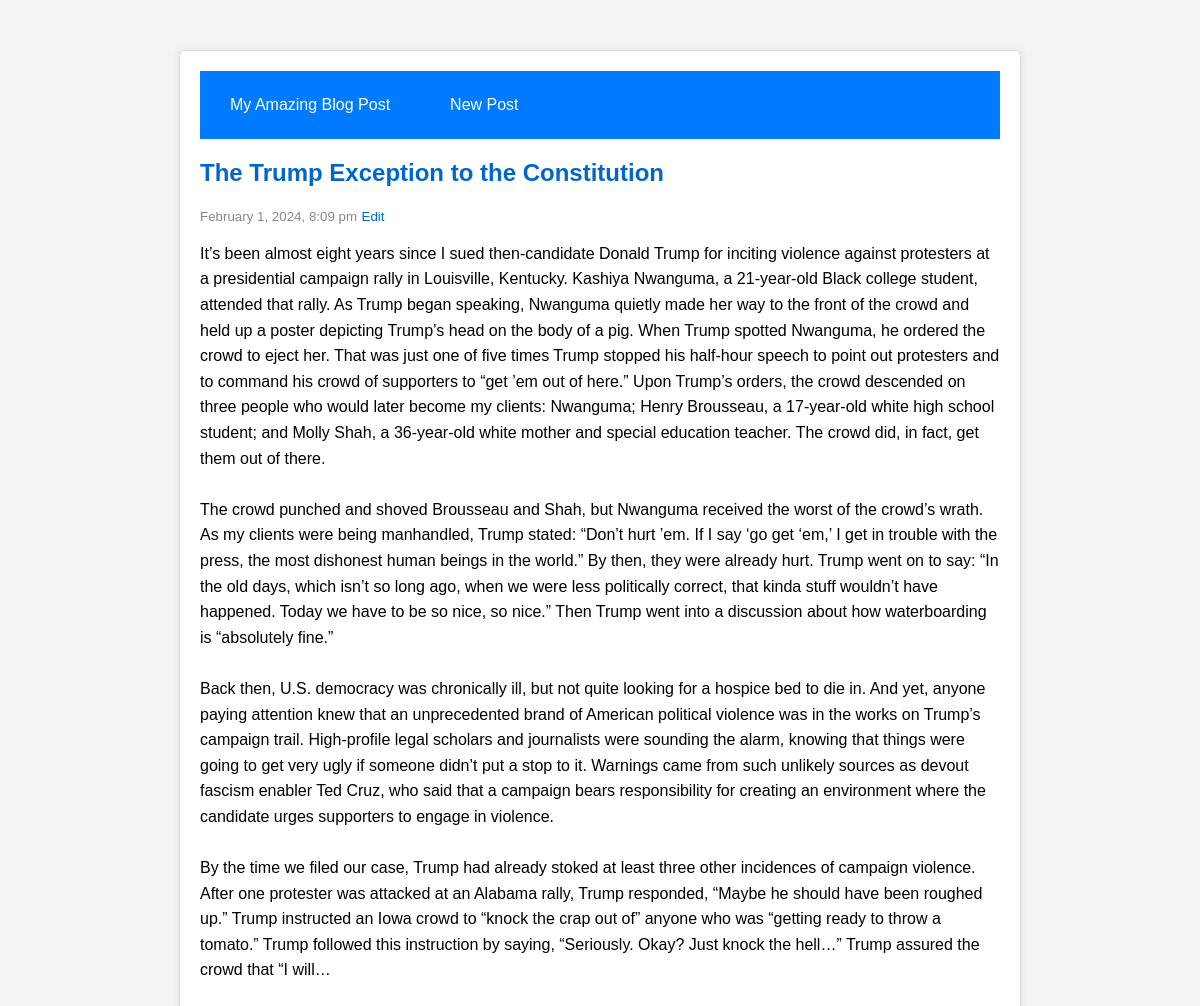
Screenshot of /post.php?id=15 with the database file from the repository.
### tables this page shows
CREATE TABLE `blog_post` (
  `id` int(11) NOT NULL,
  `title` varchar(255) NOT NULL,
  `content` text NOT NULL,
  `created_date` timestamp NOT NULL DEFAULT current_timestamp()
);

### post.php (the view, shortened to what this page needs)
<?php
require('connect.php');
    $query = "SELECT * FROM blog_post WHERE id = :id";
    $statement = $db->prepare($query);
    $id = filter_input(INPUT_GET, 'id', FILTER_SANITIZE_NUMBER_INT);
    $statement->bindParam('id', $id, PDO::PARAM_INT);
    $statement->execute();
    $post = $statement->fetch();
?>
<!DOCTYPE html>
<html lang="en">
<head>
    <link rel="stylesheet" href="main.css">
</head>
<body>
     <div class="container">
        <?php include('nav.php'); ?>
        <?php if ($post): ?>
            <h2><?= $post['title'] ?></h2>
            <small><?= date('F j, Y, g:i a', strtotime($post['created_date'])) ?></small>
            <small><a href="edit.php?id=<?= $post['id'] ?>" class="edit-link">Edit</a></small>
            <p><?= $post['content'] ?></p>
        <?php else: ?>
            <p>No post found.</p>
        <?php endif; ?>
    </div>
</body>
</html>

### main.css (style rules this page uses)
body { font-family: 'Arial', sans-serif; background-color: #f5f5f5; margin: 0; padding: 0; }
.container { max-width: 800px; margin: 50px auto; background-color: #fff; border: 1px solid #ddd; border-radius: 5px; padding: 20px; box-shadow: 0 0 10px rgba(0, 0, 0, 0.1); }
h2 { color: #0066cc; }
small { color: #888; }
p { line-height: 1.6; }
a { color: #0066cc; text-decoration: none; }

### rows the page displays
blog_post: title "The Trump Exception to the Constitution", created_date "February 1, 2024, 8:09 pm", content "It’s been almost eight years since I sued then-candidate Donald Trump for inciting violence against protesters at a presidential campaign rally in Louisville, Kentucky. Kashiya Nwanguma, a 21-year-old Black college student, attended that rally. As Trump began speaking, Nwanguma quietly made her way to the front of the crowd and held up a poster depicting Trump’s head on the body of a pig. When Trump spotted Nwanguma, he ordered the crowd to eject her. That was just one of five times Trump stopped his half-hour speech to point out protesters and to command his crowd of supporters to “get ’em out of here.” Upon Trump’s orders, the crowd descended on three people who would later become my…"
